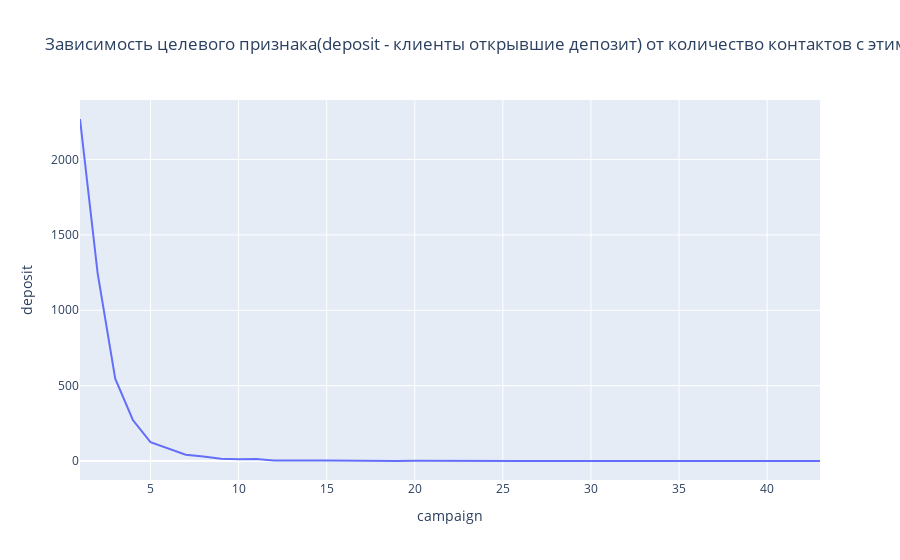

Notebook cell for this chart:
### Markdown cell above
Исходя из графика мы видим, что идеальное время 136-300 сек, хот нельзя не обратить внимание на стабильность согласия в количестве 1 депозита по мере увеличения времени разговора, хотя в теории с увеличением времени разговора вероятность согласия должна быть больше.

### Code cell
# deposit vs campaign

fig = px.line(pd.DataFrame(df.groupby('campaign')['deposit'].sum()).reset_index(), x='campaign', y='deposit', title='Зависимость целевого признака(deposit - клиенты открывшие депозит) от количество контактов с этим клиентом в течение текущей кампании(campaign)')
fig.show()

### Figure 1 — Plotly figure (JSON) as saved in the notebook; plotly's stock layout.template omitted (floating-point values rounded to 4 significant figures)
{"data": [{"hovertemplate": "campaign=%{x}<br>deposit=%{y}<extra></extra>", "legendgroup": "", "line": {"color": "#636efa", "dash": "solid"}, "marker": {"symbol": "circle"}, "mode": "lines", "name": "", "orientation": "v", "showlegend": false, "type": "scatter", "x": [1, 2, 3, 4, 5, 6, 7, 8, 9, 10, 11, 12, 13, 14, 15, 16, 17, 18, 19, 20, 21, 22, 23, 24, 25, 26, 27, 28, 29, 30, 31, 32, 33, 41, 43], "xaxis": "x", "y": [2269, 1246, 546, 272, 125, 82, 42, 30, 15, 12, 13, 4, 6, 4, 4, 2, 5, 0, 0, 1, 0, 0, 0, 1, 0, 0, 0, 0, 1, 0, 0, 1, 0, 0, 0], "yaxis": "y"}], "layout": {"legend": {"tracegroupgap": 0}, "title": {"text": "Зависимость целевого признака(deposit - клиенты открывшие депозит) от количество контактов с этим клиентом в течение текущей кампании(campaign)"}, "xaxis": {"anchor": "y", "domain": [0, 1], "title": {"text": "campaign"}}, "yaxis": {"anchor": "x", "domain": [0, 1], "title": {"text": "deposit"}}}}
